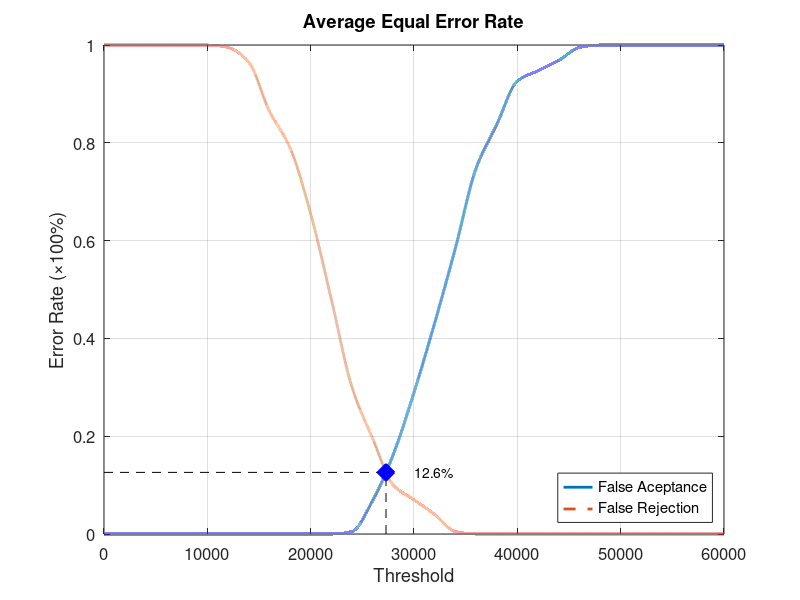
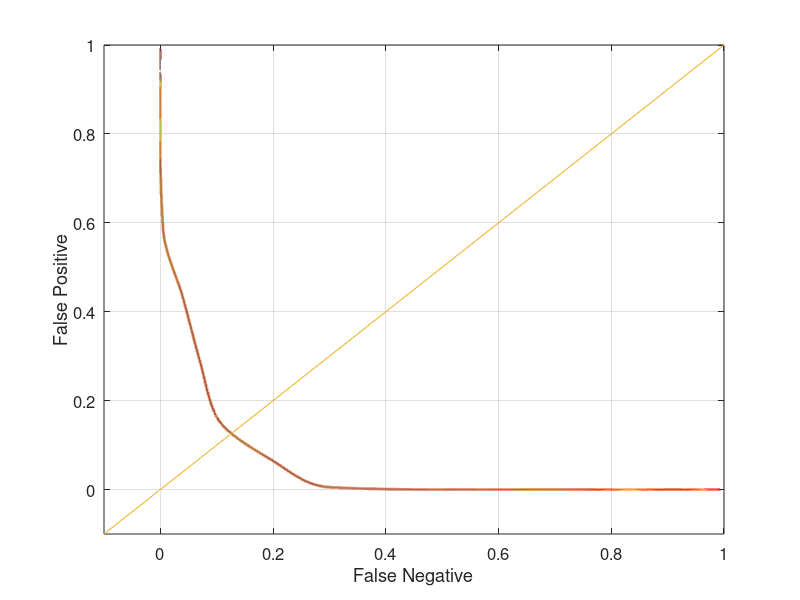

These charts were generated, in order, by the following MATLAB code:
close all;
clear;
clc;
x = 0:2000:60000;
xq = 0:0.5:60000;

y0 = [0 0 0 0 0 0 0 0 0 0 0 0 0.00526316 0.0684211 0.163158 0.289474 0.431579 0.584211 0.747368 0.836842 0.926316 0.947368 0.968421 0.994737 1 1 1 1 1 1 1]
yy0 = interp1(x, y0, xq, 'pchip');
y1 = [1 1 1 1 1 1 0.995 0.965 0.865 0.79 0.655 0.48 0.3 0.195 0.1 0.07 0.04 0.005 0 0 0 0 0 0 0 0 0 0 0 0 0]
yy1 = interp1(x, y1, xq, 'pchip');

% Calculating EER: 
y2 = abs(y0 - y1);
find(y2 == min(y2))
yy2 = abs(yy0 - yy1);
xEER = find(yy2 == min(yy2));
xEERIndex = xq(xEER) % X-axis EER
yEER = yy0(xEER) % Y-axis EER

main = figure
plot(xq, yy0,'-','LineWidth', 2);	hold on
plot(xq, yy1,'--','LineWidth', 2);	hold on
plot([xEERIndex xEERIndex], [0 yEER], 'k--');	hold on
plot([0 xEERIndex], [yEER yEER], 'k--');	hold on
plot(xEERIndex, yEER, 'bx', 'LineWidth', 10);	hold on

% ALTERAR <=====
% text(xEERIndex, yEER,strcat('    (', num2str(xEER), ', ', num2str(yEER * 100), ')'))
text(xEERIndex+10*xEERIndex/100, yEER, [num2str(round((10000*yEER))/100) '%'])
legend('False Aceptance', 'False Rejection', 'Location', 'SouthEast')
xlabel('Threshold')

% ALTERAR <=====
ylabel('Error Rate (\times100%)')

% ALTERAR <=====
title('Average Equal Error Rate')
set(gca, 'FontSize', 12)
axis([0 60000 0 1])
grid on

print(main, 'Database1AverageMain', '-dpng');
FNRxFPR = figure('Color', [1 1 1]);
plot(yy1, yy0, '-', yy1, yy0, 'LineWidth', 2);
hold on
y = -0.1:0.1:1
plot(y, y); 
set(gca, 'FontSize', 12)
xlabel('False Negative')
ylabel('False Positive')
axis([-0.1 1 -0.1 1])
set(gca, 'FontSize', 12)
grid on

print(FNRxFPR, 'Database1AverageFNRxFPR','-dpng');
